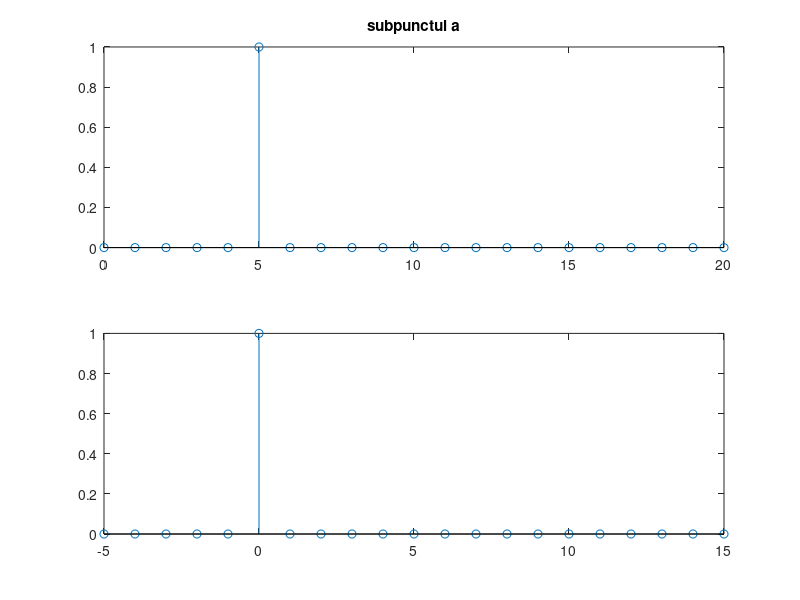
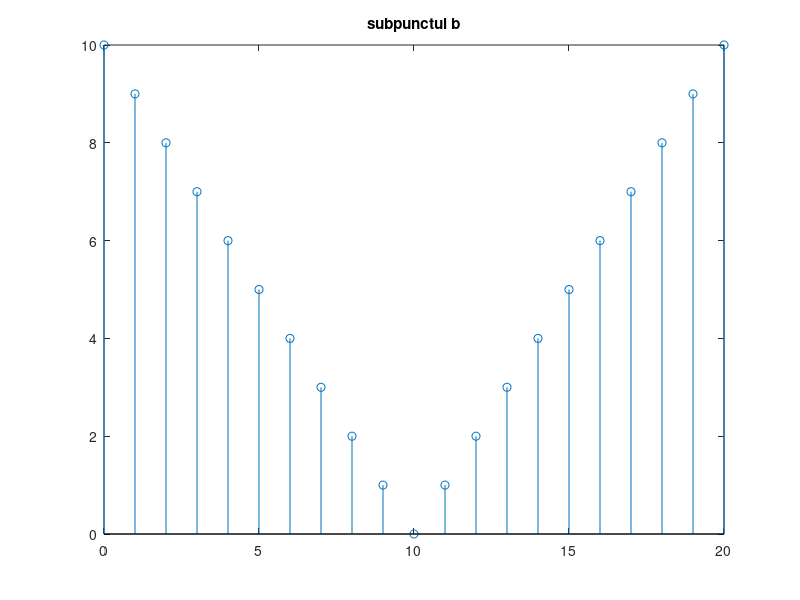
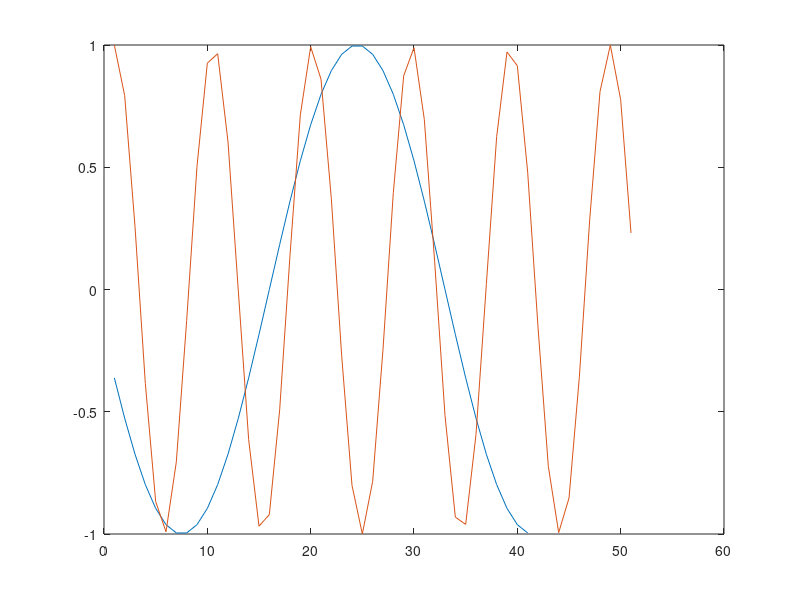
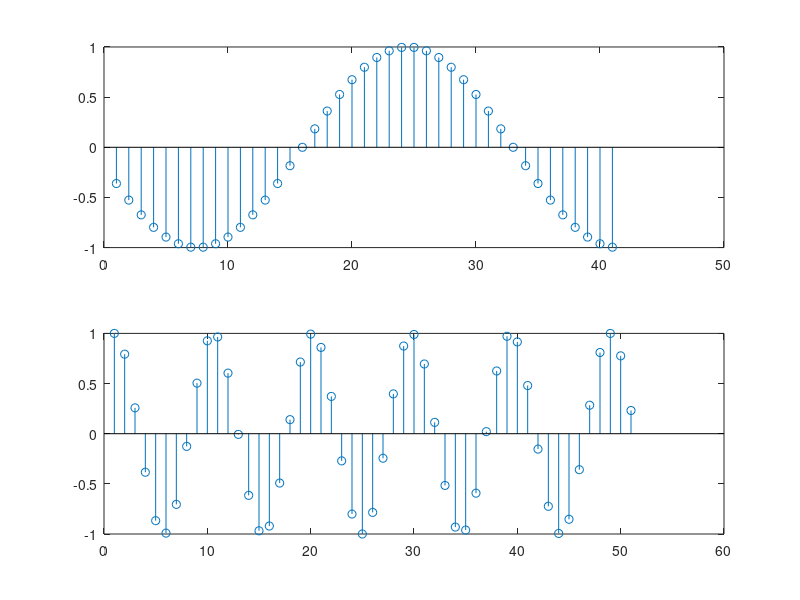

Recreate these plots in MATLAB, in order.
z=zeros(1,21); %este vectorul de coloana 'z' care are elementele egale cu 0 pe coloana 1 pana pe coloana 21
z(6)=1; %se da valoarea 1 celei de a sasea coloana ii
n=0:20; 
m=-5:15;
subplot(2,1,1),grid,stem(n,z),title('subpunctul a')
subplot(2,1,2),grid,stem(m,z)
figure(2)
t=abs(10-n);
stem(n,t),title('subpunctul b')
figure(3)
n=-15:25
x1=sin((pi/17)*n)
plot(x1)
hold on
m=0:50
x2=cos((pi/(sqrt(23)))*m)
plot(x2)
figure(4)
n=-15:25
x1=sin((pi/17)*n)
m=0:50
x2=cos((pi/(sqrt(23)))*m)
subplot(2,1,1),grid,stem(x1)
subplot(2,1,2),grid,stem(x2)
